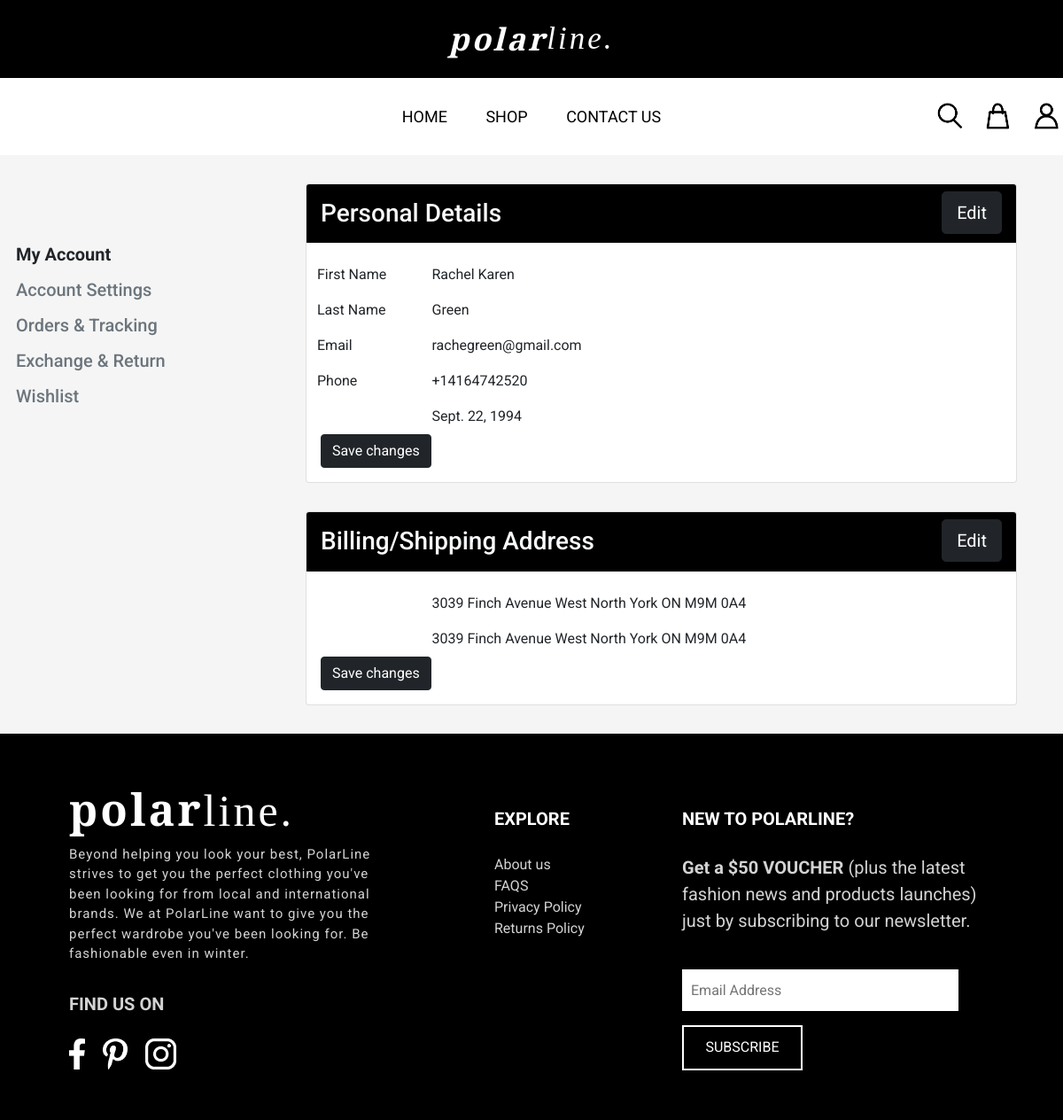
Screenshot of /account/ (signed in) with the database file from the repository.
### home/models.py (models this page shows, shortened)
class Profile(models.Model):
    user = models.OneToOneField(User, on_delete=models.CASCADE)
    phone = PhoneField(blank=True, help_text='Contact phone number')
    birth_date = models.DateField(null=True, blank=True)

class Address(models.Model):
    user = models.OneToOneField(User, on_delete=models.CASCADE)
    billing_address = models.TextField(blank=True)
    shipping_address = models.TextField(blank=True)

### home/views.py (the view)
# urls.py: path('account/', views.account, name='account'),
@login_required
def account(request):
    user = User.objects.get(id=request.user.id)
    return render(request, 'account.html', {
        'user_form': user,
        'profile_form': user.profile,
        'address_form': user.address,
    })

### home/templates/account.html (shortened to what this page needs)
{% extends 'base.html' %}
{% block content %}
{% load static %}
<div class="container py-3">
    <div class="row">
        <div class="col-md-3 px-0" style="padding-top: 5em;">
            <div class="row">
                <h5 class="py-1 fw-bold">My Account</h5>
                <h5 class="py-1 text-muted">Account Settings</h5>
                <h5 class="py-1 text-muted">Orders & Tracking</h5>
                <h5 class="py-1 text-muted">Exchange & Return</h5>
                <h5 class="py-1 text-muted">Wishlist</h5>
            </div>
        </div>
        <div class="col-md-9 p-0">
            <div class="row px-5 py-3">
                <div class="card p-0">
                    <div class="card-header text-light" style="background-color: black;">
                        <div class="row">
                            <div class="col">
                                <h3 class="m-0 py-2">Personal Details</h3>
                            </div>
                            <div class="col d-flex justify-content-end">
                                <form method="POST" action="{% url 'edit_profile' %}">
                                    <button class="btn btn-dark btn-lg" type="submit">Edit</button><br>
                                </form>
                            </div>
                        </div>
                    </div>
                    <div class="card-body">
                        <form method="POST" action="{% url 'profile' %}">
                            <div class="form-group p-2">
                                <div class="row">
                                    <div class="col-md-2 p-0">
                                        First Name
                                    </div>
                                    <div class="col-md-10 p-0">
                                        {{ user_form.first_name }}
                                    </div>
                                </div>
                            </div>
                            <div class="form-group p-2">
                                <div class="row">
                                    <div class="col-md-2 p-0">
                                        Last Name
                                    </div>
                                    <div class="col-md-10 p-0">
                                        {{ user_form.last_name }}
                                    </div>
                                </div>
                            </div>
                            <div class="form-group p-2">
                                <div class="row">
                                    <div class="col-md-2 p-0">
                                        Email
                                    </div>
                                    <div class="col-md-10 p-0">
                                        {{ user_form.email }}
                                    </div>
                                </div>
                            </div>
                            <div class="form-group p-2">
                                <div class="row">
                                    <div class="col-md-2 p-0">
                                        Phone
                                    </div>
                                    <div class="col-md-10 p-0">
                                        {{ profile_form.phone }}
                                    </div>
                                </div>
                            </div>
                            <div class="form-group p-2">
                                <div class="row">
                                    <div class="col-md-2 p-0">
                                    </div>
                                    <div class="col-md-10 p-0">
                                        {{ profile_form.birth_date }}
                                    </div>
                                </div>
                            </div>
                            <button type="submit" id="btnSubmitProfile" class="btn btn-dark">Save changes</button>
                        </form>
                    </div>
                </div>
            </div>
            <div class="row px-5 py-3">
                <div class="card p-0">
                    <div class="card-header text-light" style="background-color: black;">
                        <div class="row">
                            <div class="col">
                                <h3 class="m-0 py-2">Billing/Shipping Address</h3>
                            </div>
                            <div class="col d-flex justify-content-end">
                                <form method="POST" action="{% url 'edit_address' %}">
                                    <button class="btn btn-dark btn-lg" type="submit">Edit</button><br>
                                </form>
                            </div>
                        </div>
                    </div>
                    <div class="card-body">
                        <form method="POST" action="{% url 'address' %}">
                            <div class="form-group p-2">
                                <div class="row">
                                    <div class="col-md-2 p-0">
                                    </div>
                                    <div class="col-md-10 p-0">
                                        {{ address_form.billing_address }}
                                    </div>
                                </div>
                            </div>
                            <div class="form-group p-2">
                                <div class="row">
                                    <div class="col-md-2 p-0">
                                    </div>
                                    <div class="col-md-10 p-0">
                                        {{ address_form.shipping_address }}
                                    </div>
                                </div>
                            </div>
                            <button type="submit" id="btnSubmitBillShipAddr" class="btn btn-dark">Save changes</button>
                        </form>
                    </div>
                </div>
            </div>
        </div>
    </div>
</div>
{% endblock %}

### home/templates/base.html (shortened to what this page needs)
<!DOCTYPE html>
<html lang="en">
{% load static %}
<head>
    <link rel="stylesheet" href="{% static 'home/css/polarline.css' %}">
    <link href="https://unpkg.com/aos@2.3.1/dist/aos.css" rel="stylesheet"/>
    <link href="https://cdn.jsdelivr.net/npm/bootstrap@5.0.0-beta3/dist/css/bootstrap.min.css" rel="stylesheet">
</head>
<body>
    <div id="polarline-head" class="d-flex justify-content-center">
        <a href="{% url 'home' %}" class="d-flex align-items-center">
            <span class="logo-polar">polar</span>
            <span class="logo-line">line.</span>
        </a>
    </div>
    <nav>
        <div class="filler"></div>
        <div class="nav-links-grp">
            <ul class="nav-links">
                <li><a href="{% url 'home' %}">HOME</a></li>
                <li id="navShop">
                    <a href="{% url 'shop' %}">SHOP</a>
                </li>
                <li><a href="{% url 'contactus' %}">CONTACT US</a></li>
            </ul>
        </div>
        <div id="nav-icons">
            <ul class="nav-icons-grp">
                <li><a href="#"><img src="{% static '/home/images/search.png' %}" alt="Search" height="35"></a></li>
                <li id="navShopBag"><a href="{% url 'cart' %}"><img src="{% static '/home/images/shop-bag.png' %}" alt="Shop Bag" height="35"></a></li>
                <li id="navAccount" class="dropdown">
                    <a class="navAccountLink" href="{% if user.is_authenticated %}{% url 'account' %}{% else %}{% url 'login_user' %}{% endif %}"><img src="{% static 'home/images/account.png' %}" alt="Account" height="35"></a>
                </li>
            </ul>
        </div>
    </nav>
    {% block content %} {% endblock %}
    <footer class="d-flex">
        <div class="container">
            <div class="row p-5">
              <div class="col-4">
                <div id="footer-logo">
                    <span class="logo-polar">polar</span><span class="logo-line">line.</span>
                </div>
                <div id="footer-about-us">
                    Beyond helping you look your best, PolarLine strives to get you the perfect clothing you've been looking for
                    from local and international brands. We at PolarLine want to give you the perfect wardrobe you've been looking
                    for. Be fashionable even in winter.
                </div>
                <div id="footer-find-us">FIND US ON</div>
                <div id="footer-social-media">
                    <img src="{% static '/home/images/facebook.png' %}" alt="Facebook Icon" height="35">
                    <img src="{% static '/home/images/pinterest.png' %}" alt="Pinterest Icon" height="35">
                    <img src="{% static '/home/images/instagram.png' %}" alt="Instagram Icon" height="35">
                </div>
              </div>
              <div class="col footer-col-2">
                <div class="footer-col-header">EXPLORE</div>
                <div>About us</div>
                <div>FAQS</div>
                <div>Privacy Policy</div>
                <div>Returns Policy</div>
              </div>
              <div class="col-4 p-2">
                <div class="footer-col-header">NEW TO POLARLINE?</div>
                <div id="footer-voucher"><b>Get a $50 VOUCHER</b> (plus the latest fashion news and products launches)
                    just by subscribing to our newsletter.</div>
                <form class="footer-form">
                    <input type="email" placeholder="Email Address"><br>
                    <button type="submit">SUBSCRIBE</button>
                </form>
                </div>
            </div>
          </div>
    </footer>
</body>
</html>

### home/static/home/css/polarline.css (style rules this page uses)
* { font-family: 'Roboto', sans-serif; box-sizing: unset !important; }
.align-items-center { display: flex; align-items: center; }
.logo-polar { font-weight: bold; font-family: 'Playfair Display', serif; }
.logo-line { font-weight: lighter; font-family: 'Playfair Display', serif; }
#polarline-head { top: 0; display: flex; background-color: black; font-size: 35px; padding: 0.5em; letter-spacing: 3px; }
#polarline-head a { color: white; text-decoration: none; font-style: italic; }
nav { background-color: white; color: black; padding: 0; width: 100%; display: flex; flex-direction: row; }
.filler { width: 15%; }
.nav-links-grp { width: 70%; }
.nav-links { width: 40%; background-color: white; display: flex; flex-direction: row; justify-content: space-around; padding: 0; margin: auto; }
.nav-links li { display: block; margin: 30px 0; }
.nav-links li a { text-decoration: none; color: black; font-size: large; position: relative; padding-bottom: 2px; }
.nav-links li a:before { background: none repeat scroll 0 0 transparent; bottom: 0; content: ""; display: block; height: 2px; left: 50%; position: absolute; background: black; transition: width 0.3s ease 0s, left 0.3s ease 0s; width: 0; }
.nav-icons-grp { list-style: none; display: flex; margin: 0; }
.nav-icons-grp li a { width: auto; }
#nav-icons { display: flex; width: 15%; align-items: center; justify-content: center; }
#nav-icons a { padding: 10px; }
body { background-color: whitesmoke !important; margin: 0; padding: 0; }
footer { color: lightgray; background-color: black; width: 100%; }
.footer-col-2 { padding: 0.5em 0.5em 0.5em 7em !important; }
#footer-logo { color: white; font-size: 50px; letter-spacing: 3px; }
#footer-about-us { font-size: 15px; letter-spacing: 1px; padding-bottom: 2em; }
#footer-find-us { font-size: 20px; font-weight: bold; }
#footer-social-media img { padding: 1.5em 1em 0 0; }
.footer-col-header { color: white; padding: 1.25em 0; font-size: 20px; font-weight: bold; }
#footer-voucher { font-size: 20px; padding-bottom: 2em; }
.footer-form input { background-color: white; border: none; height: 45px; margin-bottom: 1em; outline: none; width: 300px; padding-left: 10px; font-size: medium; }
.footer-form button { background-color: black; border: 2px solid white; color: white; cursor: pointer; height: 45px; font-size: medium; outline: none; transition: all 0.5s ease-in-out; width: 120px; }

### rows the page displays
Profile: phone "+14164742520", birth_date "Sept. 22, 1994"
Address: billing_address "3039 Finch Avenue West North York ON M9M 0A4", shipping_address "3039 Finch Avenue West North York ON M9M 0A4"

### other values shown
{{ user_form.first_name }} "Rachel Karen"
{{ user_form.last_name }} "Green"
{{ user_form.email }} "rachegreen@gmail.com"
